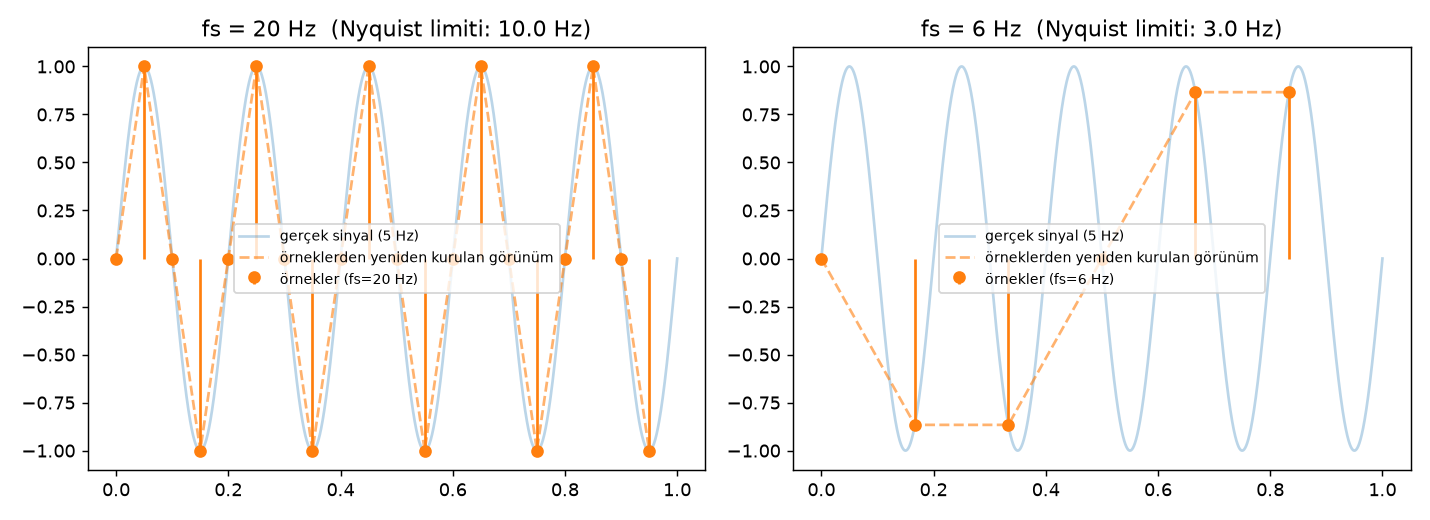

Recreate this plot in Python.
import numpy as np
import matplotlib.pyplot as plt

f_signal = 5          # gerçek sinyal frekansı (Hz)
duration = 1.0

# "Sürekli" gerçeği: çok yüksek çözünürlükte örnekle
t_fine = np.linspace(0, duration, 10_000)
signal_fine = np.sin(2 * np.pi * f_signal * t_fine)

fig, axes = plt.subplots(1, 2, figsize=(11, 4))

for ax, fs in zip(axes, [20, 6]):   # 20 Hz: yeterli | 6 Hz: Nyquist'in altında
    t = np.arange(0, duration, 1 / fs)
    samples = np.sin(2 * np.pi * f_signal * t)
    ax.plot(t_fine, signal_fine, alpha=0.3, label="gerçek sinyal (5 Hz)")
    ax.stem(t, samples, linefmt="C1-", markerfmt="C1o", basefmt=" ", label=f"örnekler (fs={fs} Hz)")
    ax.plot(t, samples, "C1--", alpha=0.6, label="örneklerden yeniden kurulan görünüm")
    ax.set_title(f"fs = {fs} Hz  (Nyquist limiti: {fs/2} Hz)")
    ax.legend(fontsize=8)

plt.tight_layout()
plt.savefig("aliasing_demo.png", dpi=130)
plt.show()
